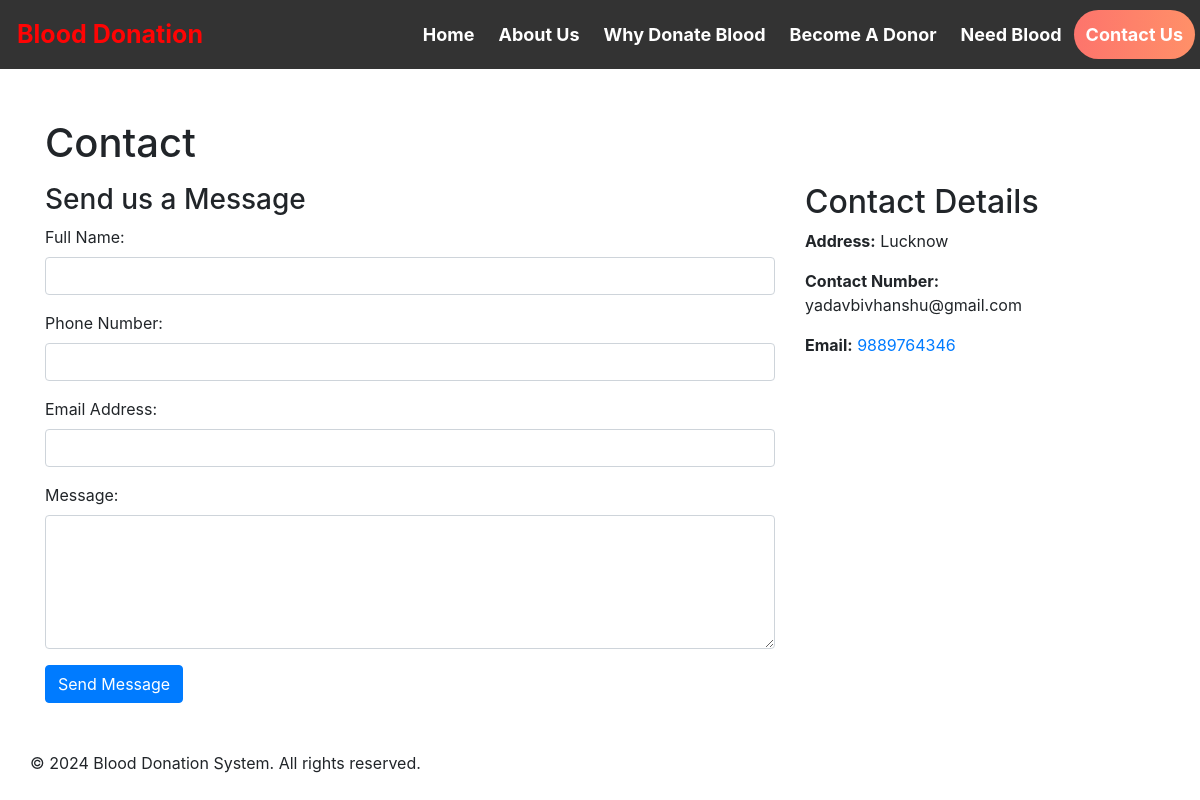
Page /contact_us.php on the committed database.
### tables this page shows
CREATE TABLE `contact_info` (
  `contact_id` int(11) NOT NULL,
  `contact_address` varchar(100) NOT NULL,
  `contact_mail` varchar(50) NOT NULL,
  `contact_phone` varchar(100) NOT NULL
);

### contact_us.php (the view, shortened to what this page needs)
<!DOCTYPE html>
<html lang="en">
<head>
    <link rel="stylesheet" href="https://maxcdn.bootstrapcdn.com/bootstrap/4.5.2/css/bootstrap.min.css">
</head>
<body>
<?php
include('head.php');
?>
<div class="container" style="margin-top:50px;">
    <h1 class="mt-4 mb-3">Contact</h1>
    <div class="row">
        <div class="col-lg-8 mb-4">
            <h3>Send us a Message</h3>
            <form method="post">
                <div class="form-group">
                    <label>Full Name:</label>
                    <input type="text" class="form-control" name="fullname" required>
                </div>
                <div class="form-group">
                    <label>Phone Number:</label>
                    <input type="tel" class="form-control" name="contactno" required>
                </div>
                <div class="form-group">
                    <label>Email Address:</label>
                    <input type="email" class="form-control" name="email" required>
                </div>
                <div class="form-group">
                    <label>Message:</label>
                    <textarea class="form-control" name="message" rows="5" required></textarea>
                </div>
                <button type="submit" name="send" class="btn btn-primary">Send Message</button>
            </form>
        </div>
<div class="col-lg-4 mb-4">
    <h2>Contact Details</h2>
    <?php
    $conn = mysqli_connect("localhost", "root", "", "blood_bank_database");
    $sql = "SELECT * FROM contact_info";
    $result = mysqli_query($conn, $sql);
    if ($result) {
        if (mysqli_num_rows($result) > 0) {
            while ($row = mysqli_fetch_assoc($result)) {
                echo "<p><strong>Address:</strong> " . htmlspecialchars($row['contact_address']) . "</p>";
                echo "<p><strong>Contact Number:</strong> " . htmlspecialchars($row['contact_phone']) . "</p>";
                echo "<p><strong>Email:</strong> <a href='mailto:" . htmlspecialchars($row['contact_mail']) . "'>" . htmlspecialchars($row['contact_mail']) . "</a></p>";
            }
        } else {
            echo "<p>No contact information available.</p>";
        }
    } else {
        echo "<div class='alert alert-danger'>Error executing query: " . mysqli_error($conn) . "</div>";
    }
    ?>
</div>
<footer class="text-center mt-4">
    <p>&copy; <?php echo date("Y"); ?> Blood Donation System. All rights reserved.</p>
</footer>
</body>
</html>

### rows in the picture
contact_info: contact_address "Lucknow", contact_phone "yadavbivhanshu@gmail.com", contact_mail "9889764346"
